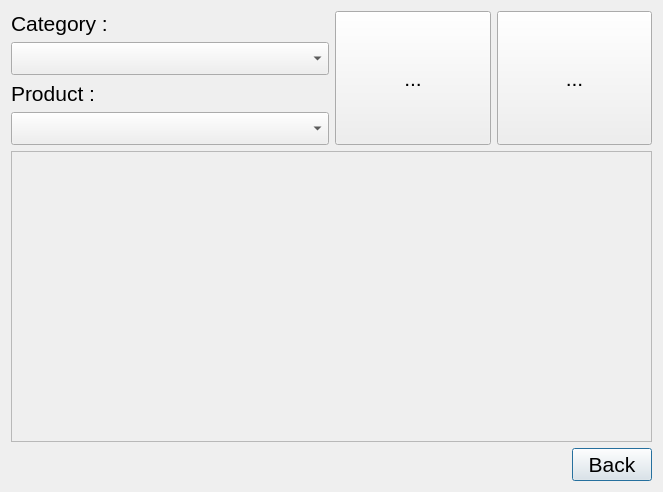
<?xml version="1.0" encoding="UTF-8"?>
<ui version="4.0">
 <class>SummaryGraph</class>
 <widget class="QDialog" name="SummaryGraph">
  <property name="geometry">
   <rect>
    <x>0</x>
    <y>0</y>
    <width>663</width>
    <height>492</height>
   </rect>
  </property>
  <property name="maximumSize">
   <size>
    <width>800</width>
    <height>800</height>
   </size>
  </property>
  <property name="font">
   <font>
    <pointsize>16</pointsize>
   </font>
  </property>
  <property name="windowTitle">
   <string>SummaryGraph</string>
  </property>
  <layout class="QVBoxLayout" name="verticalLayout_2">
   <item>
    <layout class="QHBoxLayout" name="horizontalLayout_2">
     <item>
      <layout class="QVBoxLayout" name="verticalLayout">
       <item>
        <widget class="QLabel" name="label">
         <property name="sizePolicy">
          <sizepolicy hsizetype="Preferred" vsizetype="Fixed">
           <horstretch>0</horstretch>
           <verstretch>0</verstretch>
          </sizepolicy>
         </property>
         <property name="text">
          <string>Category :</string>
         </property>
        </widget>
       </item>
       <item>
        <widget class="QComboBox" name="m_cbCategory">
         <property name="sizePolicy">
          <sizepolicy hsizetype="Preferred" vsizetype="Minimum">
           <horstretch>0</horstretch>
           <verstretch>0</verstretch>
          </sizepolicy>
         </property>
        </widget>
       </item>
       <item>
        <widget class="QLabel" name="label_2">
         <property name="sizePolicy">
          <sizepolicy hsizetype="Preferred" vsizetype="Fixed">
           <horstretch>0</horstretch>
           <verstretch>0</verstretch>
          </sizepolicy>
         </property>
         <property name="text">
          <string>Product :</string>
         </property>
        </widget>
       </item>
       <item>
        <widget class="QComboBox" name="m_cbProduct">
         <property name="sizePolicy">
          <sizepolicy hsizetype="Preferred" vsizetype="Minimum">
           <horstretch>0</horstretch>
           <verstretch>0</verstretch>
          </sizepolicy>
         </property>
        </widget>
       </item>
      </layout>
     </item>
     <item>
      <layout class="QHBoxLayout" name="horizontalLayout">
       <item>
        <widget class="QToolButton" name="m_tbZoomIn">
         <property name="sizePolicy">
          <sizepolicy hsizetype="Preferred" vsizetype="Preferred">
           <horstretch>0</horstretch>
           <verstretch>0</verstretch>
          </sizepolicy>
         </property>
         <property name="text">
          <string>...</string>
         </property>
         <property name="icon">
          <iconset resource="expenses.qrc">
           <normaloff>:/eXpenses/Resources/add.png</normaloff>:/eXpenses/Resources/add.png</iconset>
         </property>
        </widget>
       </item>
       <item>
        <widget class="QToolButton" name="m_tbZoomOut">
         <property name="sizePolicy">
          <sizepolicy hsizetype="Preferred" vsizetype="Preferred">
           <horstretch>0</horstretch>
           <verstretch>0</verstretch>
          </sizepolicy>
         </property>
         <property name="text">
          <string>...</string>
         </property>
         <property name="icon">
          <iconset resource="expenses.qrc">
           <normaloff>:/eXpenses/Resources/remove.png</normaloff>:/eXpenses/Resources/remove.png</iconset>
         </property>
        </widget>
       </item>
      </layout>
     </item>
    </layout>
   </item>
   <item>
    <widget class="QScrollArea" name="scrollArea">
     <property name="widgetResizable">
      <bool>true</bool>
     </property>
     <widget class="f4Graphics" name="m_graph">
      <property name="geometry">
       <rect>
        <x>0</x>
        <y>0</y>
        <width>643</width>
        <height>291</height>
       </rect>
      </property>
     </widget>
    </widget>
   </item>
   <item>
    <layout class="QHBoxLayout" name="horizontalLayout_3">
     <property name="topMargin">
      <number>0</number>
     </property>
     <item>
      <spacer name="horizontalSpacer">
       <property name="orientation">
        <enum>Qt::Horizontal</enum>
       </property>
       <property name="sizeHint" stdset="0">
        <size>
         <width>40</width>
         <height>20</height>
        </size>
       </property>
      </spacer>
     </item>
     <item>
      <widget class="QPushButton" name="pushButton">
       <property name="text">
        <string>Back</string>
       </property>
      </widget>
     </item>
    </layout>
   </item>
  </layout>
 </widget>
 <layoutdefault spacing="6" margin="11"/>
 <customwidgets>
  <customwidget>
   <class>f4Graphics</class>
   <extends>QWidget</extends>
   <header>f4graphics.h</header>
   <container>1</container>
  </customwidget>
 </customwidgets>
 <resources>
  <include location="expenses.qrc"/>
 </resources>
 <connections>
  <connection>
   <sender>m_cbProduct</sender>
   <signal>activated(QString)</signal>
   <receiver>SummaryGraph</receiver>
   <slot>onProductSelected(QString)</slot>
   <hints>
    <hint type="sourcelabel">
     <x>161</x>
     <y>140</y>
    </hint>
    <hint type="destinationlabel">
     <x>208</x>
     <y>53</y>
    </hint>
   </hints>
  </connection>
  <connection>
   <sender>m_cbCategory</sender>
   <signal>activated(QString)</signal>
   <receiver>SummaryGraph</receiver>
   <slot>onCategotySelected(QString)</slot>
   <hints>
    <hint type="sourcelabel">
     <x>164</x>
     <y>72</y>
    </hint>
    <hint type="destinationlabel">
     <x>208</x>
     <y>30</y>
    </hint>
   </hints>
  </connection>
  <connection>
   <sender>pushButton</sender>
   <signal>clicked()</signal>
   <receiver>SummaryGraph</receiver>
   <slot>accept()</slot>
   <hints>
    <hint type="sourcelabel">
     <x>595</x>
     <y>459</y>
    </hint>
    <hint type="destinationlabel">
     <x>515</x>
     <y>463</y>
    </hint>
   </hints>
  </connection>
 </connections>
 <slots>
  <slot>onProductSelected(QString)</slot>
  <slot>onCategotySelected(QString)</slot>
 </slots>
</ui>
